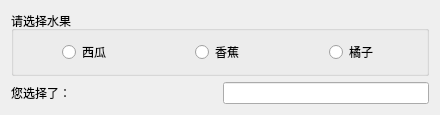
<?xml version="1.0" encoding="UTF-8"?>
<ui version="4.0">
 <class>FormSlot</class>
 <widget class="QWidget" name="FormSlot">
  <property name="geometry">
   <rect>
    <x>0</x>
    <y>0</y>
    <width>440</width>
    <height>103</height>
   </rect>
  </property>
  <property name="windowTitle">
   <string>Form</string>
  </property>
  <layout class="QGridLayout" name="gridLayout">
   <item row="0" column="0" colspan="2">
    <widget class="QGroupBox" name="groupBox">
     <property name="title">
      <string>请选择水果</string>
     </property>
     <layout class="QHBoxLayout" name="horizontalLayout">
      <item alignment="Qt::AlignHCenter">
       <widget class="QRadioButton" name="rbtnWatermelon">
        <property name="text">
         <string>西瓜</string>
        </property>
       </widget>
      </item>
      <item alignment="Qt::AlignHCenter">
       <widget class="QRadioButton" name="rbtnBanana">
        <property name="text">
         <string>香蕉</string>
        </property>
       </widget>
      </item>
      <item alignment="Qt::AlignHCenter">
       <widget class="QRadioButton" name="rbtnOrange">
        <property name="text">
         <string>橘子</string>
        </property>
       </widget>
      </item>
     </layout>
    </widget>
   </item>
   <item row="1" column="0">
    <widget class="QLabel" name="lbel">
     <property name="sizePolicy">
      <sizepolicy hsizetype="Expanding" vsizetype="Preferred">
       <horstretch>0</horstretch>
       <verstretch>0</verstretch>
      </sizepolicy>
     </property>
     <property name="text">
      <string>您选择了：</string>
     </property>
    </widget>
   </item>
   <item row="1" column="1">
    <widget class="QLineEdit" name="lineEdit">
     <property name="readOnly">
      <bool>true</bool>
     </property>
    </widget>
   </item>
  </layout>
 </widget>
 <resources/>
 <connections/>
</ui>
